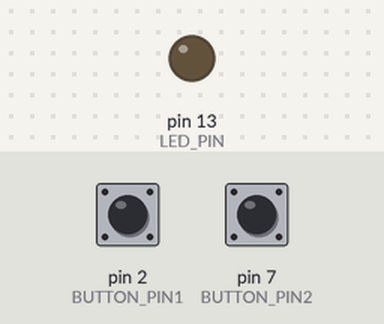
Simulated run of this sketch. Board: Arduino Uno, built with avr-gcc and run on an emulated ATmega328P. On the bench: output pins drawn as LEDs (lit = HIGH). Dashed ring = blinking. The test bench sets the inputs (shaded band); at power-on: pin 2 (BUTTON_PIN1) HIGH, pin 7 (BUTTON_PIN2) HIGH.

Above: at 1.2 s.
1.3 s: pin 2 (BUTTON_PIN1) pulled LOW for 1 s
At 1.42 s:
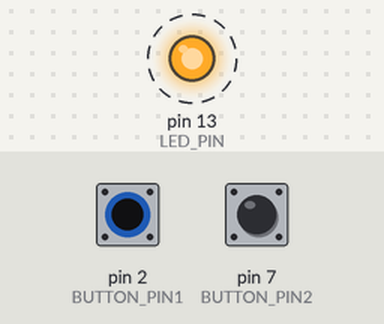
3.8 s: pin 7 (BUTTON_PIN2) pulled LOW for 3.2 s
At 7.4 s:
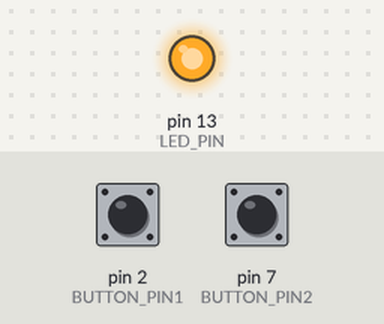
8.5 s: pin 7 (BUTTON_PIN2) pulled LOW for 0.15 s
At 9.7 s:
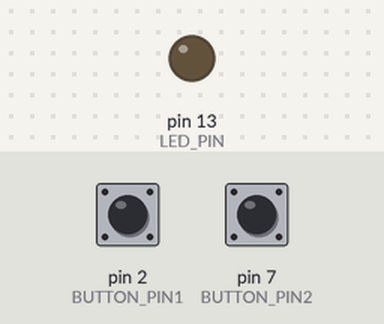
10.1 s: pin 2 (BUTTON_PIN1) pulled LOW for 0.15 s
At 11.1 s:
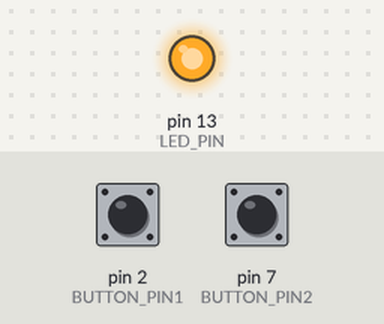
Timing chart, 0 to 12.7 s (numbered marks = the images above; inputs shaded):
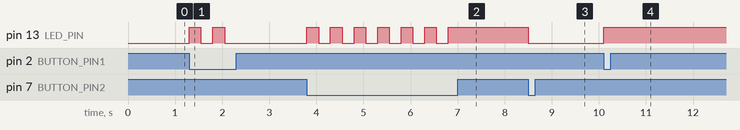

The sketch:

sketch_jan26a.ino
```cpp
bool ledState = false;
int BUTTON_PIN1 = 2;
int BUTTON_PIN2 = 7;
int LED_PIN    = 13;

void setup() {
  pinMode(BUTTON_PIN1, INPUT_PULLUP);
  pinMode(BUTTON_PIN2, INPUT_PULLUP);
  pinMode(LED_PIN, OUTPUT);
  digitalWrite(LED_PIN, ledState);
}

void loop() {
  if (digitalRead(BUTTON_PIN1) == LOW) {
    ledState = !ledState;
    digitalWrite(LED_PIN, ledState);
    delay(250);
  }
  if (digitalRead(BUTTON_PIN2) == LOW) {
    ledState = !ledState;
    digitalWrite(LED_PIN, ledState);
    delay(250);
  }
}
```

Measured:
- after the input at 1.3 s, pin 13 (LED_PIN): alternates HIGH for 0.25 s and LOW for 0.25 s, 4 changes in all, then stays LOW, starting at once
- after the input at 3.8 s, pin 13 (LED_PIN): alternates HIGH for 0.25 s and LOW for 0.25 s, 13 changes in all, then stays HIGH, starting at once
- after the input at 8.5 s, pin 13 (LED_PIN): HIGH → LOW at once
- after the input at 10.1 s, pin 13 (LED_PIN): LOW → HIGH at once
